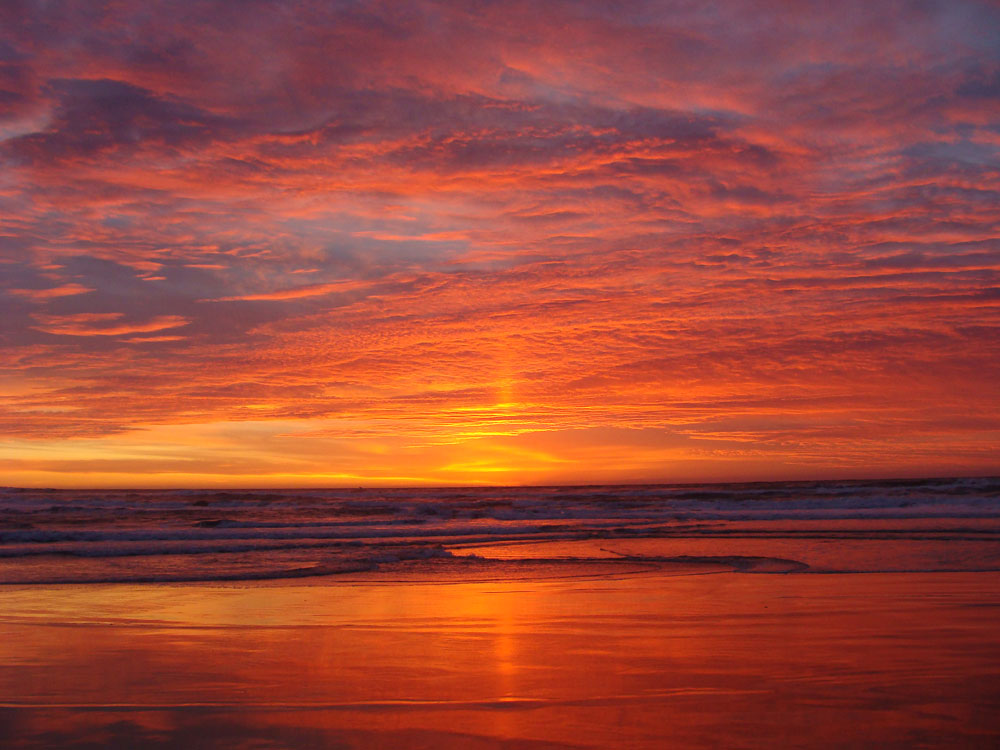
#> input picture color_transfer/images/ocean_sunset.jpg, 1000 x 750 px
$ python clr3movie.py --target images/ocean_sunset.jpg
#> lines starting #> are read from the running program, lines starting #| are printed output that depends on the picture
### color_transfer/color_transfer/__init__.py
# import the necessary packages
import numpy as np
import cv2

# [79 lines left out: function color_transfer, not called in this run]

def image_stats(image):
	"""
	Parameters:
	-------
	image: NumPy array
		OpenCV image in L*a*b* color space

	Returns:
	-------
	Tuple of mean and standard deviations for the L*, a*, and b*
	channels, respectively
	"""
	# compute the mean and standard deviation of each channel
	(l, a, b) = cv2.split(image)
	(lMean, lStd) = (l.mean(), l.std())
	(aMean, aStd) = (a.mean(), a.std())
	(bMean, bStd) = (b.mean(), b.std())

	# return the color statistics
	return (lMean, lStd, aMean, aStd, bMean, bStd)

# [28 lines left out: function _min_max_scale, not called in this run]

def _scale_array(arr, clip=True):
	"""
	Trim NumPy array values to be in [0, 255] range with option of
	clipping or scaling.

	Parameters:
	-------
	arr: array to be trimmed to [0, 255] range
	clip: should array be scaled by np.clip? if False then input
		array will be min-max scaled to range
		[max([arr.min(), 0]), min([arr.max(), 255])]

	Returns:
	-------
	NumPy array that has been scaled to be in [0, 255] range
	"""
	if clip:
		scaled = np.clip(arr, 0, 255)
	else:
		scale_range = (max([arr.min(), 0]), min([arr.max(), 255]))
		scaled = _min_max_scale(arr, new_range=scale_range)

	return scaled

### color_transfer/clr3movie.py
# USAGE
# python example.py --source images/ocean_sunset.jpg --target images/ocean_day.jpg

# import the necessary packages
from color_transfer import image_stats
from color_transfer import _scale_array
from color_transfer import _min_max_scale
import numpy as np
import argparse
import cv2

def color_transfer2(target, clip=True, preserve_paper=True):
    target = cv2.cvtColor(target, cv2.COLOR_BGR2LAB).astype("float32")

    # compute color statistics for the source and target images
    (lMeanSrc, lStdSrc, aMeanSrc, aStdSrc, bMeanSrc, bStdSrc) = (104.3,47.2,132.4,3.5,138.7,8.4)
    (lMeanSrc, lStdSrc, aMeanSrc, aStdSrc, bMeanSrc, bStdSrc) = (97.5,45.7,131.8,3.31,138.8,8.24)
    (lMeanTar, lStdTar, aMeanTar, aStdTar, bMeanTar, bStdTar) = image_stats(target)

    # subtract the means from the target image
    (l, a, b) = cv2.split(target)
    l -= lMeanTar
    a -= aMeanTar
    b -= bMeanTar

    if preserve_paper:
        # scale by the standard deviations using paper proposed factor
        l = (lStdTar / lStdSrc) * l
        a = (aStdTar / aStdSrc) * a
        b = (bStdTar / bStdSrc) * b
    else:
        # scale by the standard deviations using reciprocal of paper proposed factor
        l = (lStdSrc / lStdTar) * l
        a = (aStdSrc / aStdTar) * a
        b = (bStdSrc / bStdTar) * b

    # add in the source mean
    l += lMeanSrc
    a += aMeanSrc
    b += bMeanSrc

    # clip/scale the pixel intensities to [0, 255] if they fall
    # outside this range
    l = _scale_array(l, clip=clip)
    a = _scale_array(a, clip=clip)
    b = _scale_array(b, clip=clip)

    # merge the channels together and convert back to the RGB color
    # space, being sure to utilize the 8-bit unsigned integer data
    # type
    transfer = cv2.merge([l, a, b])
    transfer = cv2.cvtColor(transfer.astype("uint8"), cv2.COLOR_LAB2BGR)

    # return the color transferred image
    return transfer


def show_image(title, image, width = 300):
	# resize the image to have a constant width, just to
	# make displaying the images take up less screen real
	# estate
	r = width / float(image.shape[1])
	dim = (width, int(image.shape[0] * r))
	resized = cv2.resize(image, dim, interpolation = cv2.INTER_AREA)

	# show the resized image
	cv2.imshow(title, resized)

def str2bool(v):
    if v.lower() in ('yes', 'true', 't', 'y', '1'):
        return True
    elif v.lower() in ('no', 'false', 'f', 'n', '0'):
        return False
    else:
        raise argparse.ArgumentTypeError('Boolean value expected.')

# construct the argument parser and parse the arguments
ap = argparse.ArgumentParser()
ap.add_argument("-t", "--target", required = True,
	help = "Path to the target image")
ap.add_argument("-c", "--clip", type = str2bool, default = 't',
	help = "Should np.clip scale L*a*b* values before final conversion to BGR? "
		   "Approptiate min-max scaling used if False.")
ap.add_argument("-p", "--preservePaper", type = str2bool, default = 't',
	help = "Should color transfer strictly follow methodology layed out in original paper?")
ap.add_argument("-o", "--output", help = "Path to the output image (optional)")
args = vars(ap.parse_args())

# load the images
target = cv2.imread(args["target"])
#> target is the input picture: shape (750, 1000, 3); mean B, G, R 57, 70.1, 152.7

# transfer the color distribution from the source image
# to the target image
transfer = color_transfer2(target, clip=args["clip"], preserve_paper=args["preservePaper"])
#> in color_transfer2, `target = cv2.cvtColor(target, cv2.COLOR_BGR2LAB).astype("float32")`:
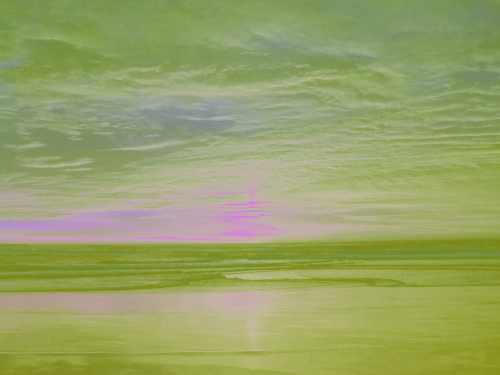
#> target: shape (750, 1000, 3) float32 (shown at 1/2 size); mean of channels 0, 1, 2 103, 161.5, 151.4; drawn as B, G, R
#> in image_stats, `(l, a, b) = cv2.split(image)`:
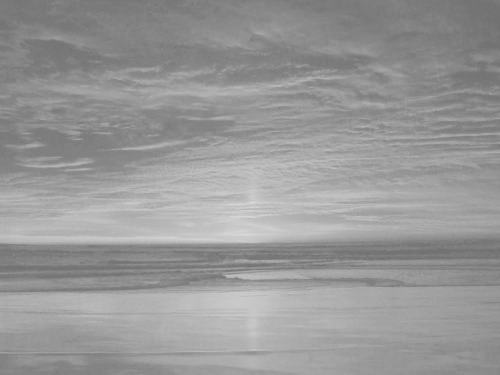
#> b: shape (750, 1000) float32 (shown at 1/2 size); min 108, max 221, mean 151.4
#> in image_stats, `(lMean, lStd) = (l.mean(), l.std())`: lMean = 103; lStd = 35.71
#> in image_stats, `(aMean, aStd) = (a.mean(), a.std())`: aMean = 161.5; aStd = 11.82
#> in image_stats, `(bMean, bStd) = (b.mean(), b.std())`: bMean = 151.4; bStd = 21.12
#> in color_transfer2, `(lMeanTar, lStdTar, aMeanTar, aStdTar, bMeanTar, bStdTar) = image_stat..`: lMeanTar = 103; lStdTar = 35.71; aMeanTar = 161.5; aStdTar = 11.82; bMeanTar = 151.4; bStdTar = 21.12
#> in color_transfer2, `b -= bMeanTar`:
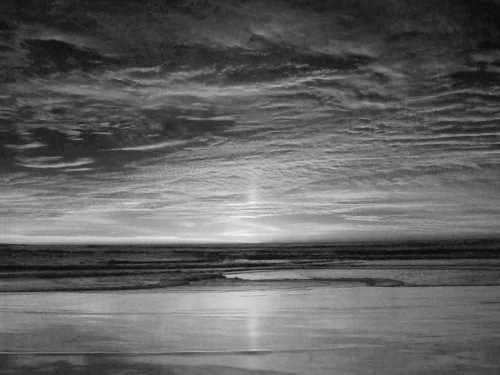
#> b: shape (750, 1000) float32 (shown at 1/2 size); min -43.43, max 69.57, mean 0; drawn with min black and max white
#> in color_transfer2, `l += lMeanSrc`:
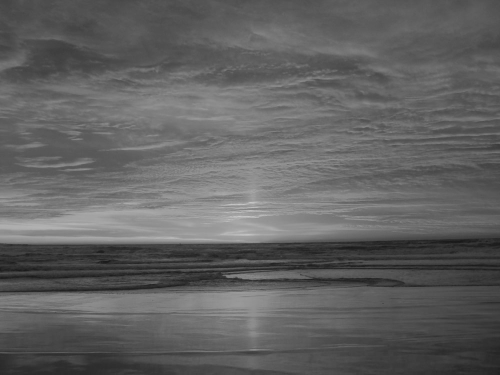
#> l: shape (750, 1000) float32 (shown at 1/2 size); min 24.01, max 210.8, mean 97.5
#> call 3 of _scale_array, with clip = True
#> in _scale_array (call 3), `scaled = np.clip(arr, 0, 255)`:
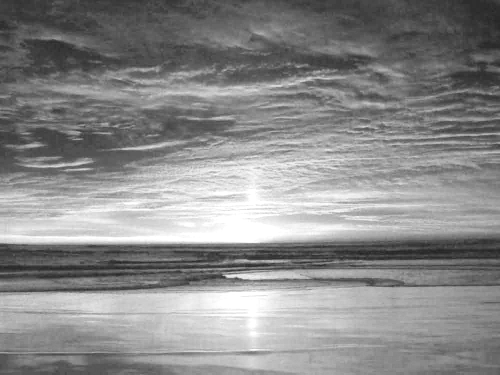
#> scaled: shape (750, 1000) float32 (shown at 1/2 size); min 27.46, max 255, mean 138.6
#> in color_transfer2, `transfer = cv2.merge([l, a, b])`:
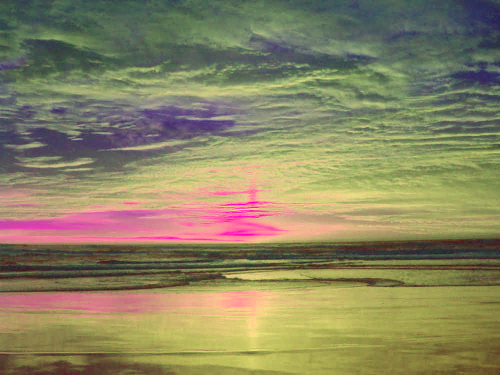
#> transfer: shape (750, 1000, 3) float32 (shown at 1/2 size); mean B, G, R 97.5, 131.7, 138.6

# check to see if the output image should be saved
if args["output"] is not None:
	cv2.imwrite(args["output"], transfer)

# show the images and wait for a key press
show_image("Target", target)
show_image("Transfer", transfer)
#> call 2 of show_image, with title = 'Transfer', width = 300
#> in show_image (call 2), `resized = cv2.resize(image, dim, interpolation = cv2.INTER_AREA)`:
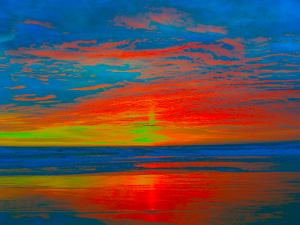
#> resized: shape (225, 300, 3); mean B, G, R 77.3, 77.9, 94.7
cv2.imwrite("tfer.jpg", transfer)
cv2.waitKey(0)

$ run again, with color_transfer/images/autumn.jpg copied over color_transfer/images/ocean_sunset.jpg
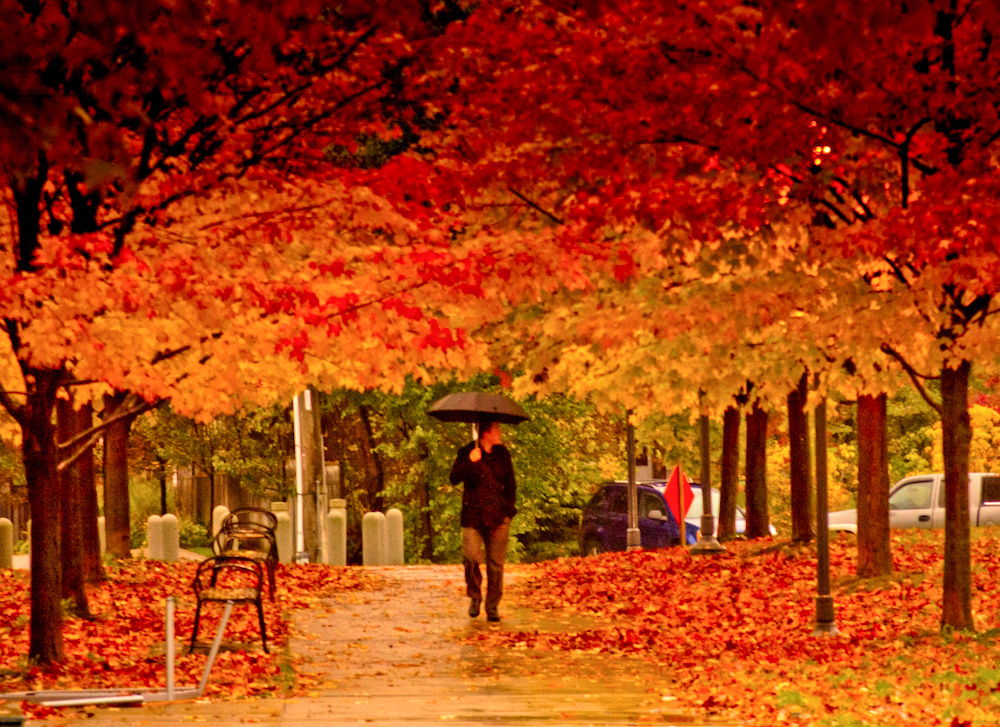
#> input picture color_transfer/images/autumn.jpg, 1000 x 727 px
#> target is the input picture: shape (727, 1000, 3); mean B, G, R 13.8, 60.9, 164.3
#> in image_stats, `(l, a, b) = cv2.split(image)`:
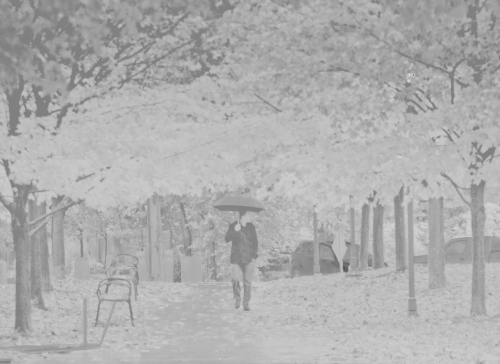
#> b: shape (727, 1000) float32 (shown at 1/2 size); min 79, max 222, mean 174
#> lMean = 104; lStd = 52.59
#> aMean = 165.4; aStd = 16.78
#> bMean = 174; bStd = 18.54
#> lMeanTar = 104; lStdTar = 52.59; aMeanTar = 165.4; aStdTar = 16.78; bMeanTar = 174; bStdTar = 18.54
#> in show_image (call 2), `resized = cv2.resize(image, dim, interpolation = cv2.INTER_AREA)`:
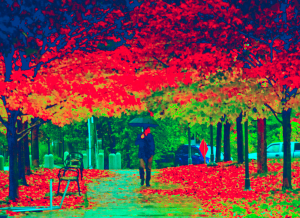
#> resized: shape (218, 300, 3); mean B, G, R 70.7, 72.5, 110.4

$ run again, with color_transfer/images/city.jpg copied over color_transfer/images/ocean_sunset.jpg
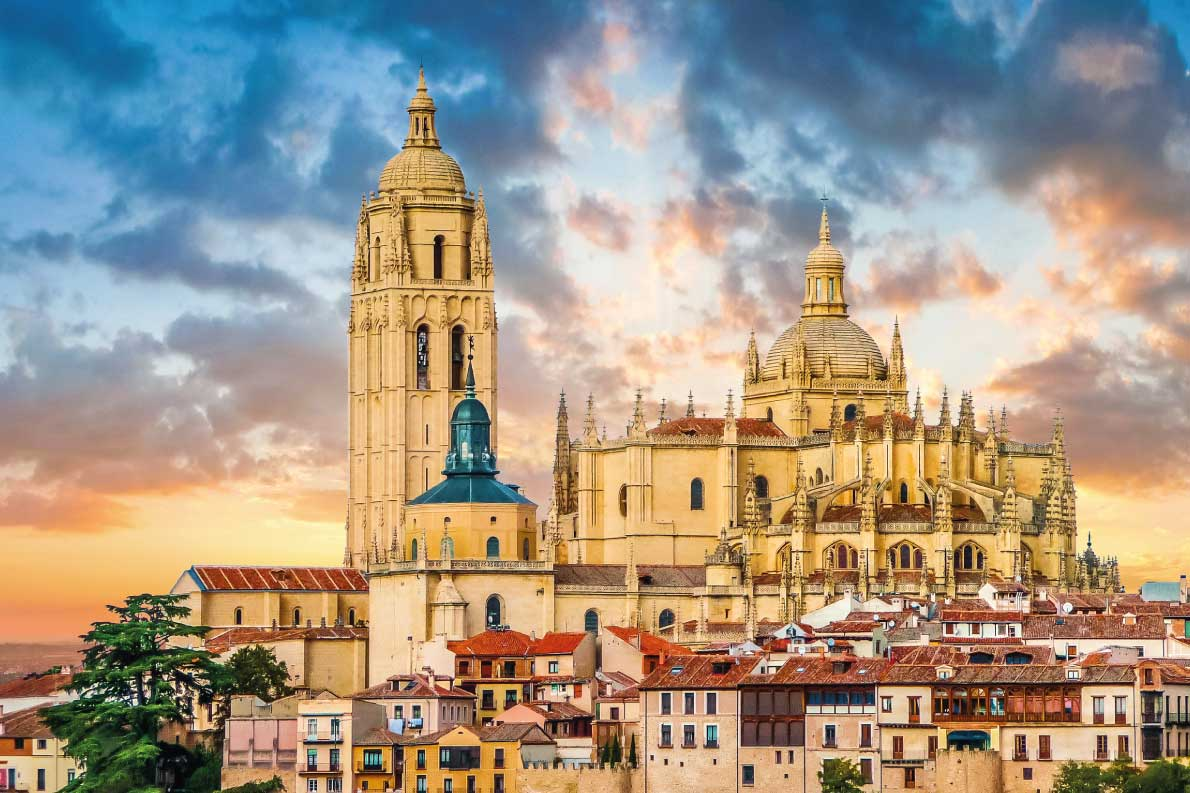
#> input picture color_transfer/images/city.jpg, 1190 x 793 px
#> target is the input picture: shape (793, 1190, 3); mean B, G, R 135.8, 150.5, 160.8
#> in image_stats, `(l, a, b) = cv2.split(image)`:
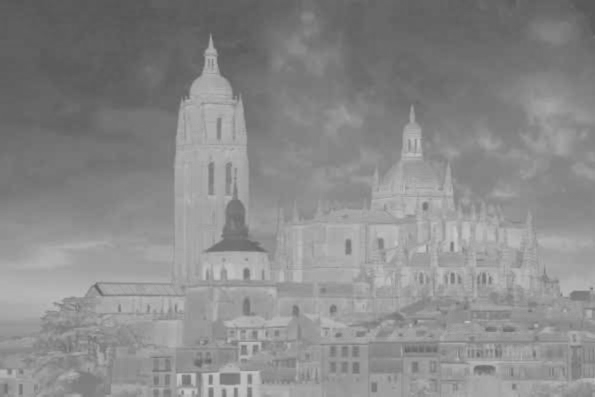
#> b: shape (793, 1190) float32 (shown at 1/2 size); min 86, max 204, mean 137.8
#> lMean = 160.6; lStd = 50.91
#> aMean = 132.6; aStd = 9.73
#> bMean = 137.8; bStd = 24.79
#> lMeanTar = 160.6; lStdTar = 50.91; aMeanTar = 132.6; aStdTar = 9.73; bMeanTar = 137.8; bStdTar = 24.79
#> in show_image (call 2), `resized = cv2.resize(image, dim, interpolation = cv2.INTER_AREA)`:
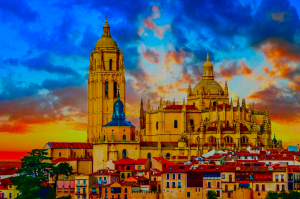
#> resized: shape (199, 300, 3); mean B, G, R 92.2, 91.9, 93.5
